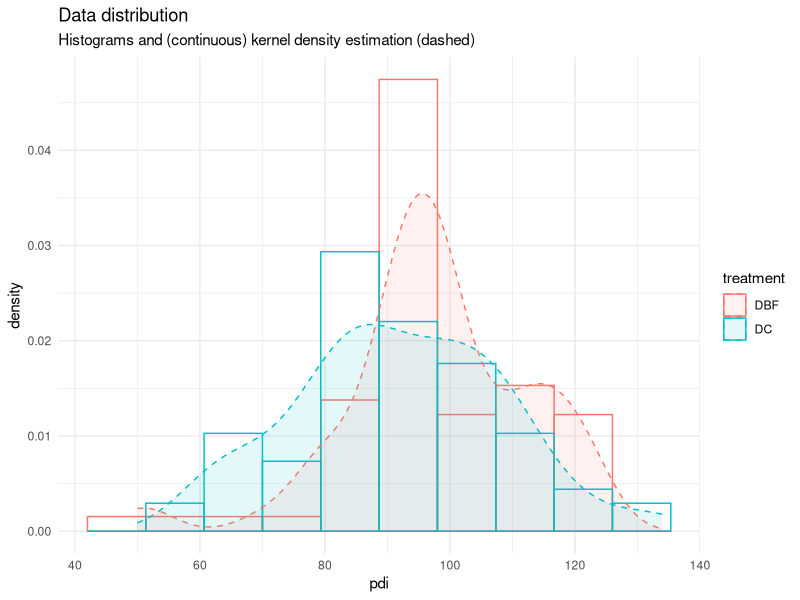
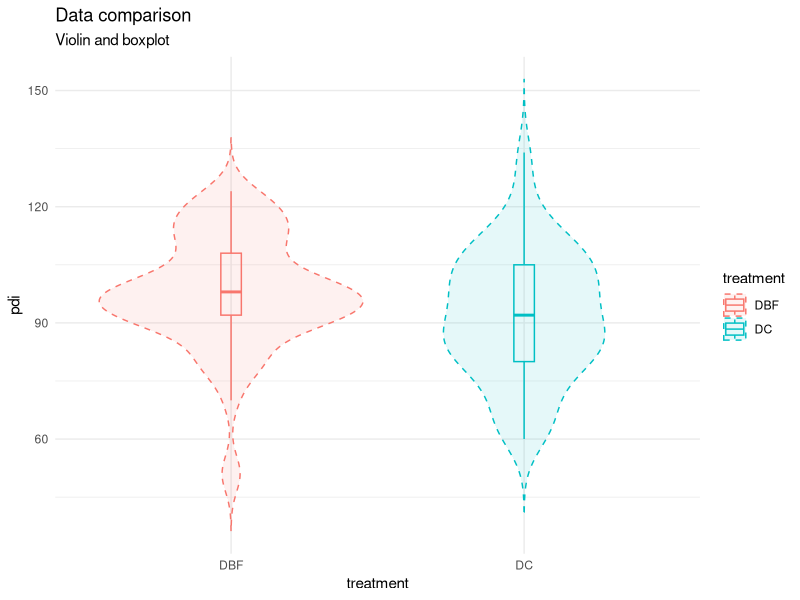
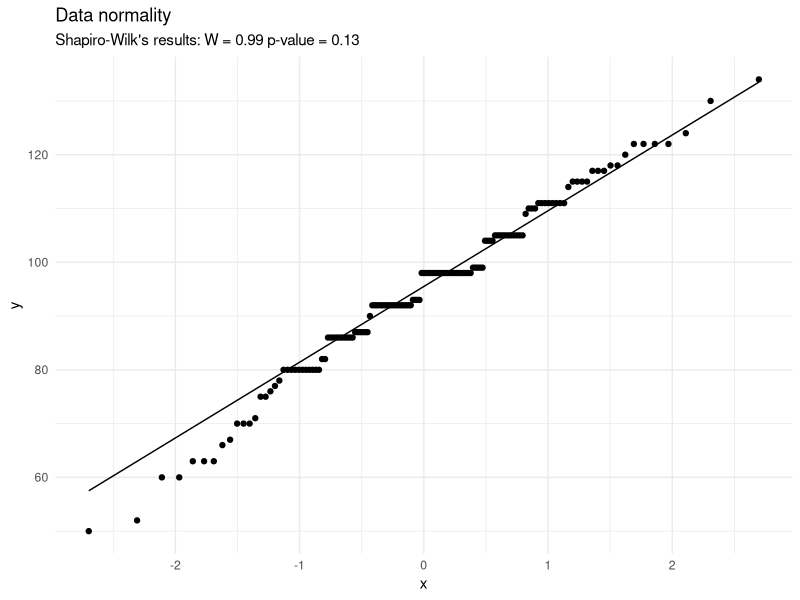
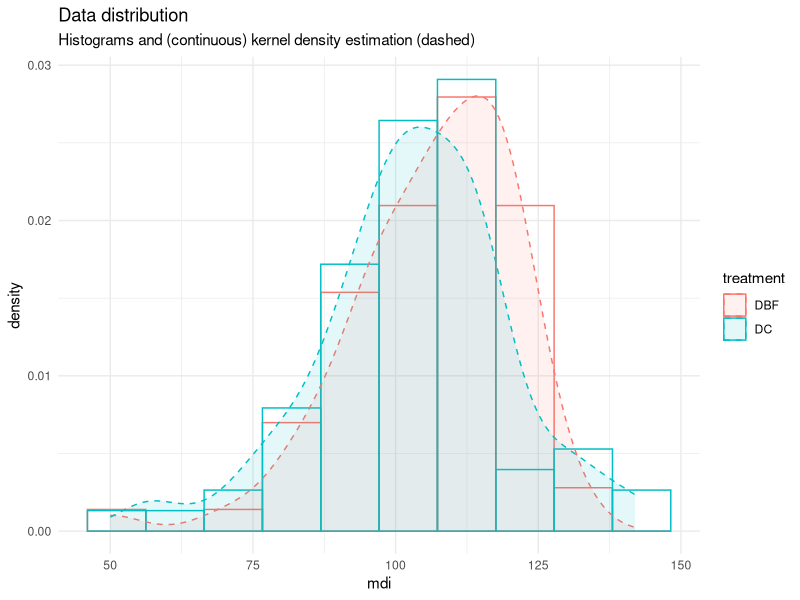
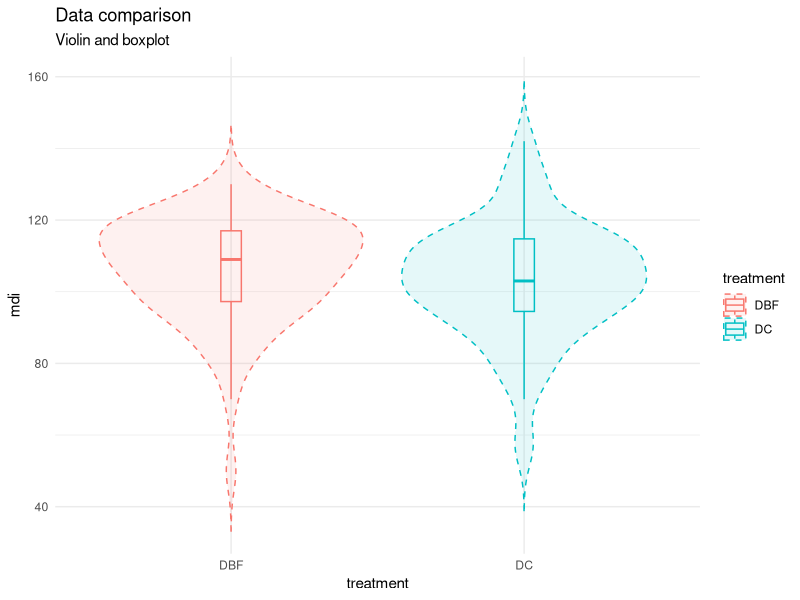
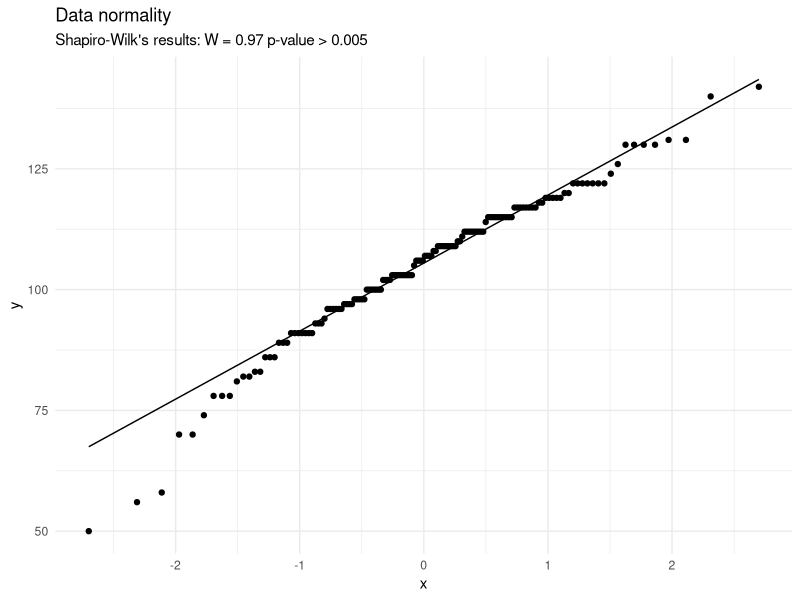

Reproduce these figures in R, in order.
## ---- chunk 1
library(tidyverse)
theme_set(theme_minimal())

data <- read_csv("data/treatment.csv") %>%
  mutate(treatment = as.factor(if_else(treatment == 0, "DC", "DBF")))
## ---- chunk 2
data %>% 
  select(pdi, treatment) %>%
  summary()
paste("Total obs.:", nrow(data), sep = " ")
## ---- chunk 3
data %>%
  select(pdi, treatment) %>%
  ggplot(aes(x = pdi,
             group = treatment)) +
  geom_histogram(aes(y = ..density..,
                     col = treatment),
                 bins = 10,
                 alpha = 0,
                 position="identity") +
  geom_density(aes(col = treatment,
                   fill = treatment),
               alpha = 0.1,
               linetype = 2) +
  ggtitle("Data distribution",
          subtitle = "Histograms and (continuous) kernel density estimation (dashed)")
## ---- chunk 4
data %>%
  select(pdi, treatment) %>%
  ggplot(aes(x = treatment,
             y = pdi,
             fill = treatment,
             col = treatment)) +
  geom_violin(trim = FALSE,
              alpha = 0.1,
              linetype = 2) +
  geom_boxplot(width = 0.07,
               alpha = 0) +
  ggtitle("Data comparison",
          subtitle = "Violin and boxplot")
## ---- chunk 5
sw <- data %>%
  select(pdi) %>%
  summarise(W = round(shapiro.test(na.omit(pdi))$statistic, digits = 2),
            p = round(shapiro.test(na.omit(pdi))$p.value, digits = 2))

data %>%
  ggplot(aes(sample = pdi)) +
  stat_qq() +
  stat_qq_line() +
  ggtitle("Data normality",
          subtitle = paste("Shapiro-Wilk's results: W =", sw$W, "p-value =", sw$p, sep = " "))
## ---- chunk 6
data %>%
  select(pdi, treatment) %>%
  car::leveneTest(data = ., pdi ~ treatment, center = "mean")
## ---- chunk 7
data %>%
  select(pdi, treatment) %>%
  mutate(row = row_number()) %>%
  pivot_wider(names_from = treatment, values_from = pdi) %>%
  t.test(data = ., x = na.omit(.$DC), y = na.omit(.$DBF), alternative = "two.sided", var.equal = T)
## ---- chunk 8
data %>% 
  select(mdi, treatment) %>%
  summary()
paste("Total obs.:", nrow(data), sep = " ")
## ---- chunk 9
data %>%
  select(mdi, treatment) %>%
  ggplot(aes(x = mdi,
             group = treatment)) +
  geom_histogram(aes(y = ..density..,
                     col = treatment),
                 bins = 10,
                 alpha = 0,
                 position="identity") +
  geom_density(aes(col = treatment,
                   fill = treatment),
               alpha = 0.1,
               linetype = 2) +
  ggtitle("Data distribution",
          subtitle = "Histograms and (continuous) kernel density estimation (dashed)")
## ---- chunk 10
data %>%
  select(mdi, treatment) %>%
  ggplot(aes(x = treatment,
             y = mdi,
             fill = treatment,
             col = treatment)) +
  geom_violin(trim = FALSE,
              alpha = 0.1,
              linetype = 2) +
  geom_boxplot(width = 0.07,
               alpha = 0) +
  ggtitle("Data comparison",
          subtitle = "Violin and boxplot")
## ---- chunk 11
sw <- data %>%
  select(mdi) %>%
  summarise(W = round(shapiro.test(na.omit(mdi))$statistic, digits = 2),
            p = round(shapiro.test(na.omit(mdi))$p.value, digits = 2))

data %>%
  ggplot(aes(sample = mdi)) +
  stat_qq() +
  stat_qq_line() +
  ggtitle("Data normality",
          subtitle = paste("Shapiro-Wilk's results: W =", sw$W, "p-value > 0.005", sep = " "))
## ---- chunk 12
data %>%
  select(mdi, treatment) %>%
  car::leveneTest(data = ., mdi ~ treatment, center = "mean")
## ---- chunk 13
data %>%
  select(mdi, treatment) %>%
  mutate(row = row_number()) %>%
  pivot_wider(names_from = treatment, values_from = mdi) %>%
  t.test(data = ., x = na.omit(.$DC), y = na.omit(.$DBF), alternative = "two.sided", var.equal = F)
